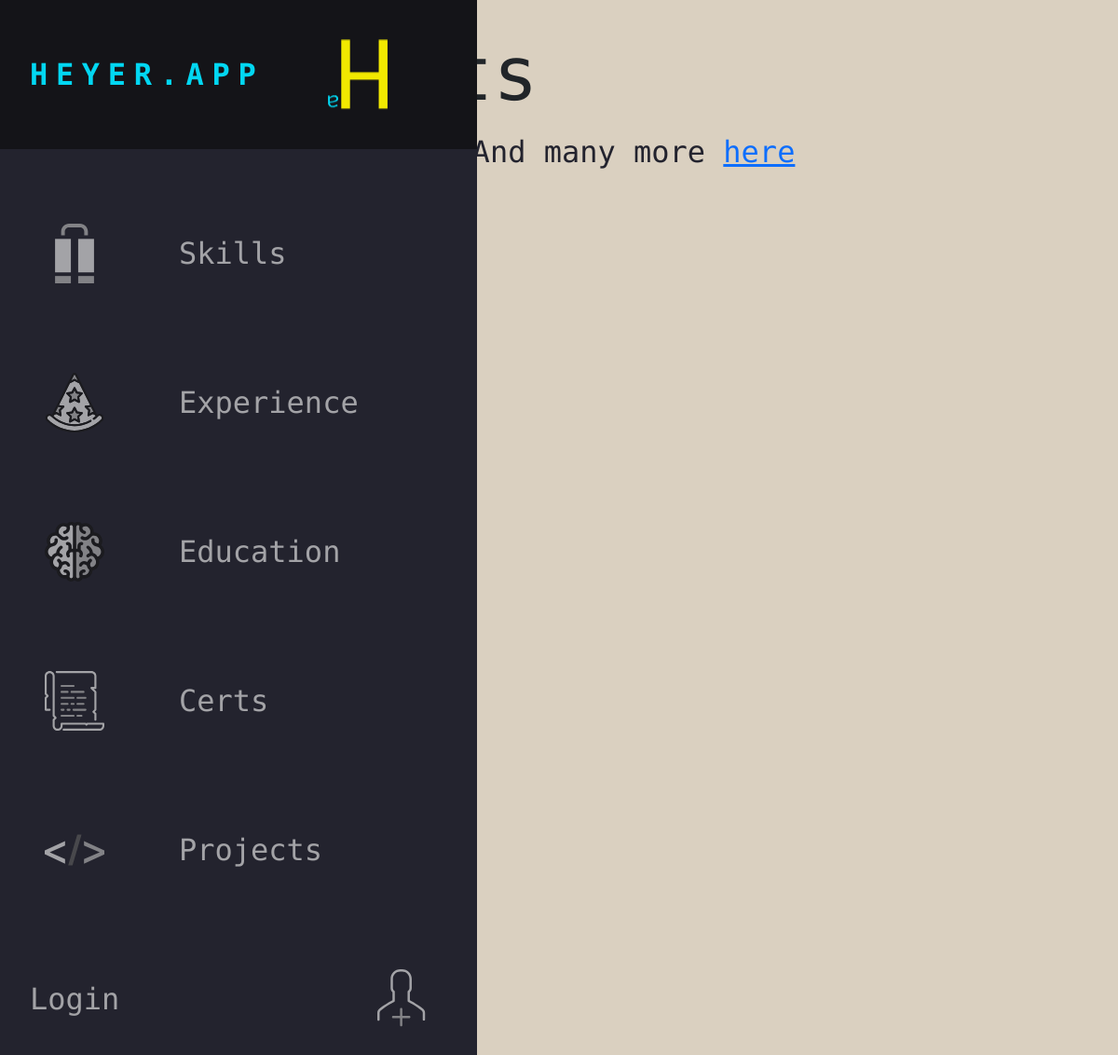
The page /projects/ on the database as committed earlier.
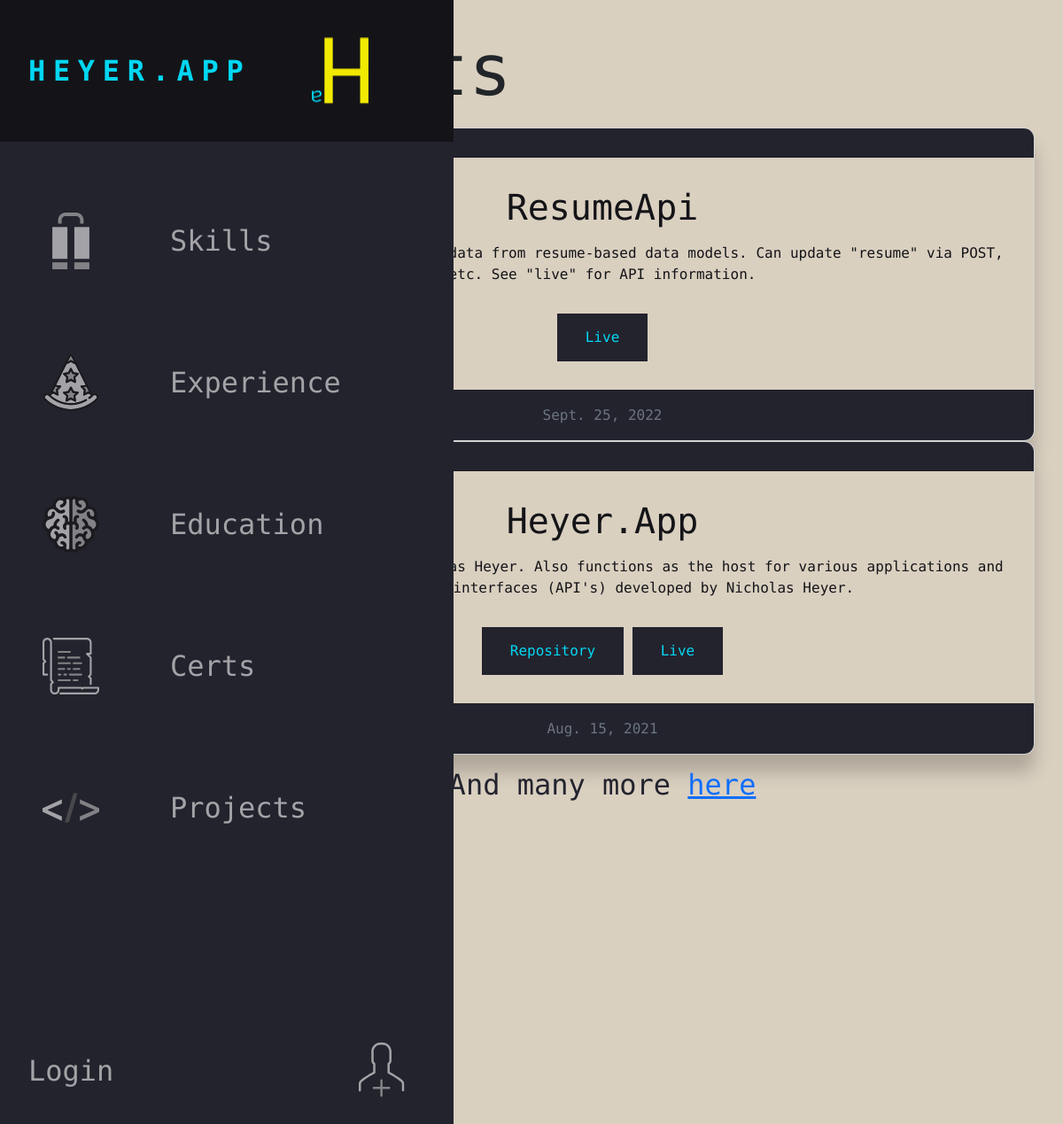
The same page on the database as committed later.
### Portfolio/models.py (models this page shows, shortened)
class Project(models.Model):
    name = models.CharField(verbose_name="Name", max_length =256, name = "name")
    description = models.CharField(verbose_name="Description", max_length = 2048, name = "description", default=None)
    year_created = models.DateField(verbose_name="Year Created", name = "year_created", default=now)
    repository = models.URLField(verbose_name="Repository", max_length=256, default=None, name="repository", blank=True)
    live_demo = models.URLField(verbose_name="Live Demo", max_length=256, default=None, name="live_demo", blank=True)
    skills_used = models.ManyToManyField(Skill, verbose_name="Skills Used", name="skill_used",blank=True, default=None, related_name="skills")
    class Meta:
        ordering = ["year_created"]
        verbose_name = "Project"
        verbose_name_plural = "Projects"

### Portfolio/views.py (the view)
# urls.py: path("projects/", views.Projects.as_view(), name="projects"),
class Projects(ListView):
    model = models.Project
    template_name = "Portfolio/projects.html"

### Portfolio/templates/Portfolio/projects.html (shortened to what this page needs)
{% extends "base.html" %}
{% block head %}
<link href="https://cdn.jsdelivr.net/npm/bootstrap@5.2.1/dist/css/bootstrap.min.css" rel="stylesheet">
{% endblock %}
{% block content %}
  <main>
    <h1>Projects </h1>
    {% for item in object_list reversed %}
    <div class="biz-card simple-border-shadow card text-center">
      <div class="biz-card-hf card-header">
      </div>
      <div class="biz-card-body card-body">
        <h5 class="card-title">{{item.name }}</h5>
        <p class="card-text">{{item.description}}</p>
        {% if item.repository %}
        <a href="{{item.repository}}" class="button">Repository</a>
        {% endif %}
        {% if item.live_demo %}
        <a href="{{item.live_demo}}" class="button">Live</a>
        {% endif %}
      </div>
      <div class="biz-card-hf card-footer text-muted">
        {{item.year_created}}
      </div>
    </div>
    {% endfor %}
    <div style="margin-top:15px;">
      <h6 class="centered">And many more <a href="https://github.com/nickheyer?tab=repositories">here</a></h4>
    </div>
  </main>
{% endblock %}

Rows that differ between the two databases and show on the page:
added Project: name "ResumeApi", description "Provides endpoints to access data from resume-based data models. Can update \"resume\" via POST, etc. See \"live\" for API information.", year_created "Sept. 25, 2022"
added Project: name "Heyer.App", description "A portolio website for Nicholas Heyer. Also functions as the host for various applications and application interfaces (API's) developed by Nicholas Heyer.", year_created "Aug. 15, 2021"
